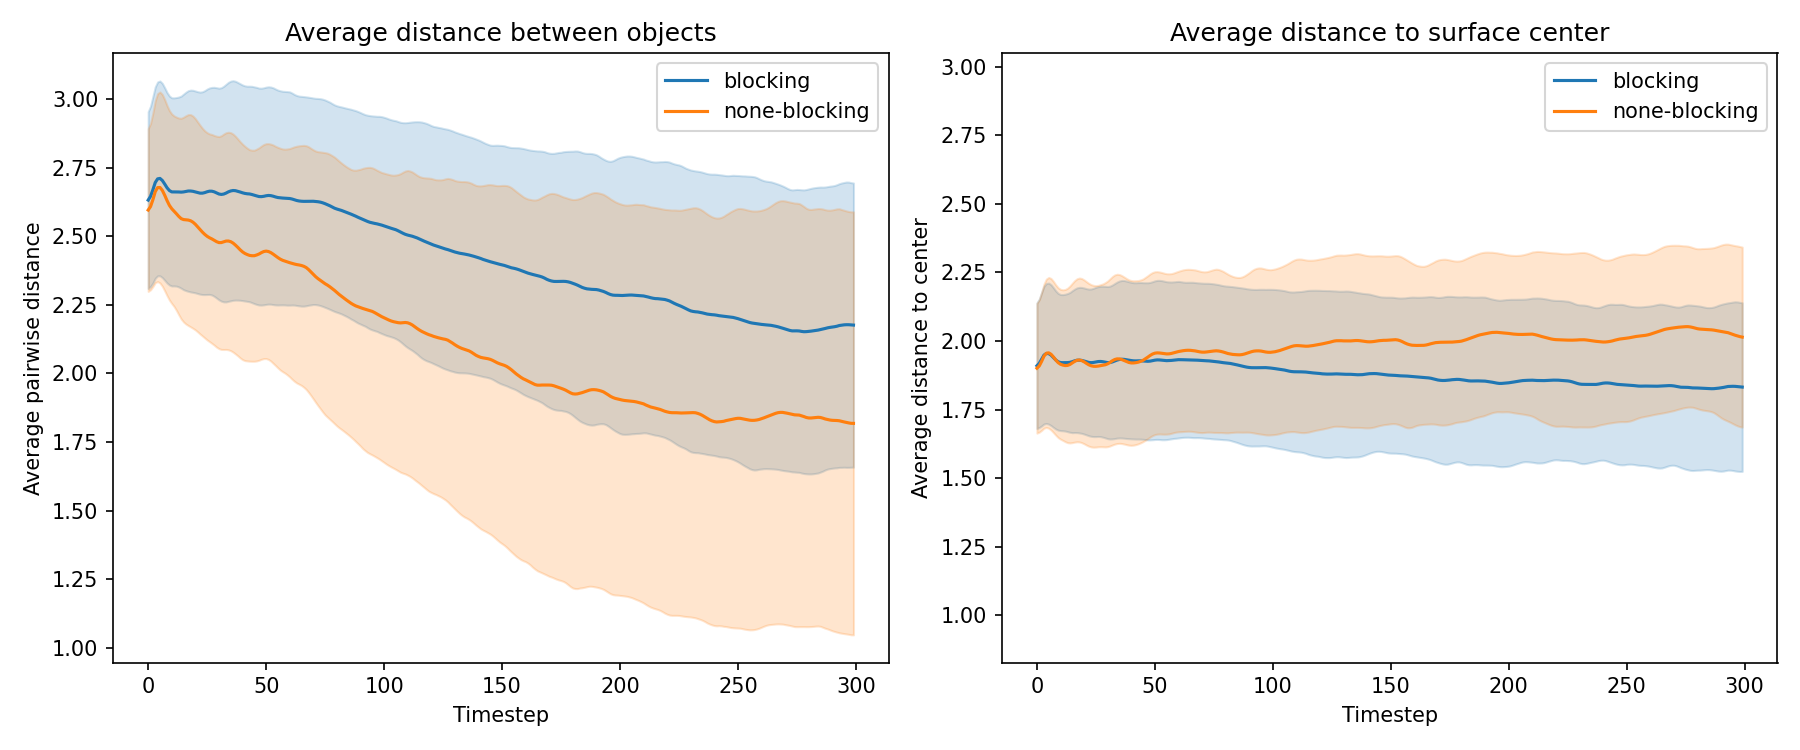

Here is the Python script that generated this plot:
"""Plot blocking and nonblocking results together: pairwise and center distance over time."""
import pickle
import numpy as np
import matplotlib.pyplot as plt
from pathlib import Path

HERE = Path(__file__).parent
SERIES = [
    ("blocking",     HERE / "data_blocking.pkl",    "C0"),
    ("none-blocking", HERE / "data_nonblocking.pkl", "C1"),
]
OUTPUT_PATH = HERE / "plot.png"


def mean_std_band(ax, t, runs, color, label):
    mean = runs.mean(axis=0)
    std = runs.std(axis=0)
    ax.plot(t, mean, color=color, label=label)
    ax.fill_between(t, mean - std, mean + std, color=color, alpha=0.2)


if __name__ == "__main__":
    fig, (ax_pair, ax_center) = plt.subplots(1, 2, figsize=(12, 5))

    n_runs = None
    T = None
    for label, path, color in SERIES:
        with open(path, "rb") as f:
            data = pickle.load(f)
        if T is None:
            T = data["timesteps"]
            n_runs = data["n_runs"]
        t = np.arange(data["timesteps"])
        mean_std_band(ax_pair,   t, data["pair_dist"],   color, label)
        mean_std_band(ax_center, t, data["center_dist"], color, label)

    ax_pair.set_xlabel("Timestep")
    ax_pair.set_ylabel("Average pairwise distance")
    ax_pair.set_title("Average distance between objects")
    ax_pair.legend()

    ax_center.set_xlabel("Timestep")
    ax_center.set_ylabel("Average distance to center")
    ax_center.set_title("Average distance to surface center")
    ax_center.legend()

    # Equalize y-axis span so both panels have the same units per tick.
    y0, y1 = ax_pair.get_ylim()
    span = y1 - y0
    c0, c1 = ax_center.get_ylim()
    cy = (c0 + c1) / 2
    ax_center.set_ylim(cy - span / 2, cy + span / 2)

    fig.tight_layout()

    fig.savefig(OUTPUT_PATH, dpi=150)
    print(f"Saved plot to {OUTPUT_PATH}")
    plt.show()
